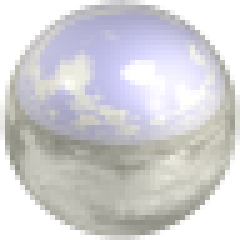
#> input picture images/white_ball.png, 48 x 48 px (shown 5 times larger)
$ python temp.py
#> lines starting #> are read from the running program, lines starting #| are printed output that depends on the picture
from PIL import Image
white_ball = Image.open('images/white_ball.png')
#> white_ball is the input picture: PIL image 48x48 RGBA; mean R, G, B, A 153.7, 152.8, 155.5, 191.8
white_img = white_ball.convert("RGBA")
bands = white_img.split()

black_img = Image.new("RGBA", white_ball.size, (0, 0, 0))
other_bands = black_img.split()

red_ball = Image.merge("RGBA", (bands[0], other_bands[1], other_bands[2], bands[3]))
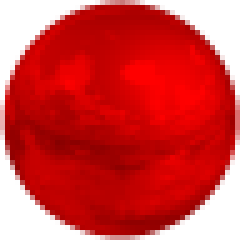
#> red_ball: PIL image 48x48 RGBA (shown 5 times larger); mean R, G, B, A 153.7, 0, 0, 191.8; transparent parts drawn white
red_ball.save("images/red_ball.png", 'png')

$ run again, with images/flowers.png copied over images/white_ball.png
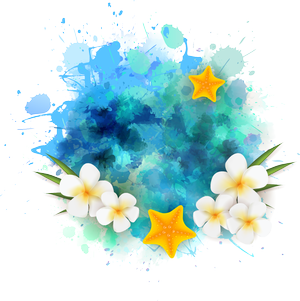
#> input picture images/flowers.png, 300 x 301 px
#> white_ball is the input picture: PIL image 300x301 RGBA; mean R, G, B, A 193.4, 222, 222.3, 120.9
#> `red_ball = Image.merge("RGBA", (bands[0], other_bands[1], other_bands[..`:
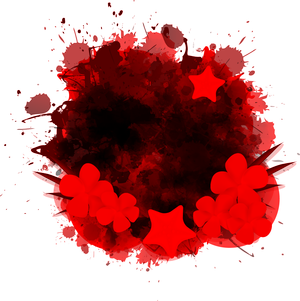
#> red_ball: PIL image 300x301 RGBA; mean R, G, B, A 193.4, 0, 0, 120.9; transparent parts drawn white
